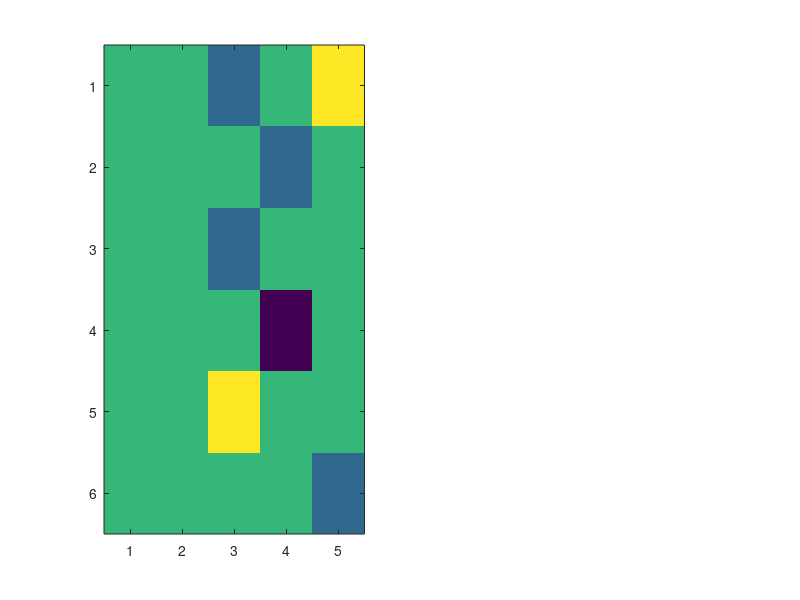

MATLAB code for this plot: (Note: this script raises an error after producing the figure.)
%% F0AM ODE 组装与求解 — 逐步可视化教程
% 本脚本用 5 个物种、6 个反应的微型机理，展示 F0AM 核心的
% ODE 组装 → 稀疏矩阵 → 雅可比矩阵 → ode15s 求解 全过程。
%
% 可以在 MATLAB 中用"实时编辑器 (Live Editor)"打开本文件:
%   编辑器选项卡 → 另存为 → 保存类型: Live Code Files (.mlx)
% 或者直接在当前编辑器中使用"运行节"功能逐段执行。

clear; close all; clc;
fprintf('===== F0AM ODE 求解器可视化教程 =====\n\n')

%% 步骤 1：定义微型化学机理

% 物种列表 (nSp = 5)
Cnames = {'ONE'    % 占位物种，浓度恒为 1 (用于一级反应)
           'RO2'   % 有机过氧自由基总量 (占位)
           'A'     % 反应物 (类似 VOC)
           'B'     % 自由基 (类似 OH)
           'C'};   % 稳定产物

nSp = length(Cnames);
fprintf('物种 (%d 个):\n', nSp);
for i = 1:nSp
    fprintf('  %2d: %s\n', i, Cnames{i});
end

% 反应列表 (nRx = 6)
Rnames = {'A + B  → C + B'   % ① 催化氧化: A 被 B 氧化为 C，B 再生
           'B      → (loss)'  % ② 自由基终止
           'A      → (loss)'  % ③ A 光解损失
           'B + B  → (loss)'  % ④ B 自反应
           '→ A'              % ⑤ A 的排放 (零级)
           'C      → (loss)'};% ⑥ C 沉降损失

nRx = length(Rnames);
fprintf('\n反应 (%d 个):\n', nRx);
for i = 1:nRx
    fprintf('  %2d: %s\n', i, Rnames{i});
end

% 速率常数 (1/s 或 1/(molec·cm³·s) 取决于反应级数)
% 这里简化，直接给数值
k_values = [1e-3   % k₁: A + B → C + B
            0.01   % k₂: B → loss
            1e-4   % k₃: A → loss
            0.1    % k₄: B + B → loss
            0.5    % k₅: → A  (排放速率)
            1e-4]; % k₆: C → loss

fprintf('\n速率常数:\n');
for i = 1:nRx
    fprintf('  k%d = %.4g\n', i, k_values(i));
end

%% 步骤 2：构建核心数据结构 — iG 和稀疏矩阵 f

% 这是 F0AM 最关键的一步：将化学反应翻译成数值矩阵。
%
% iG (nRx × 3): 每个反应的 1~3 个反应物在 Cnames 中的索引
%   G(irxn) = conc(iG(irxn,1)) × conc(iG(irxn,2)) × conc(iG(irxn,3))
%   对于一级反应，用 ONE 填充多余的索引 (conc(ONE)=1)
%
% f (nRx × nSp): 稀疏化学计量系数矩阵
%   f(irxn, isp) = 反应 irxn 中物种 isp 的净化学计量系数
%   (负 = 消耗，正 = 生成)

% ---- 构建 iG ----
% 思路：每种反应需要 1~3 个反应物的乘积
% ONE 的索引 = 1，浓度恒为 1

iONE = 1;  % ONE 总是列表第一个物种

iG = zeros(nRx, 3);

% 反应 1: A + B → C + B   (二级反应: [A][B])
iG(1,:) = [3, 4, iONE];   % = [A, B, ONE] → G = [A]·[B]·1

% 反应 2: B → loss        (一级反应: [B])
iG(2,:) = [4, iONE, iONE]; % = [B, ONE, ONE] → G = [B]·1·1

% 反应 3: A → loss        (一级反应: [A])
iG(3,:) = [3, iONE, iONE]; % = [A, ONE, ONE]

% 反应 4: B + B → loss    (二级反应: [B]²)
iG(4,:) = [4, 4, iONE];    % = [B, B, ONE] → G = [B]·[B]·1

% 反应 5: → A             (零级反应: 1)
iG(5,:) = [iONE, iONE, iONE]; % G = 1·1·1 = 1

% 反应 6: C → loss        (一级反应: [C])
iG(6,:) = [5, iONE, iONE]; % = [C, ONE, ONE]

fprintf('\niG 矩阵 (nRx × 3): 每个反应的 1~3 个反应物索引\n');
fprintf('  %-20s | %-8s %-8s %-8s\n', '反应', 'idx₁', 'idx₂', 'idx₃');
for i = 1:nRx
    fprintf('  %-20s | %-8d %-8d %-8d\n', Rnames{i}, iG(i,1), iG(i,2), iG(i,3));
end

% ---- 构建稀疏矩阵 f ----
% 用 full 矩阵先演示，再转为 sparse

f_full = zeros(nRx, nSp);

% 反应 1: A + B → C + B  (A:-1, C:+1, B: net 0)
f_full(1, 3) = -1;  % A consumed
f_full(1, 5) = +1;  % C produced
% B: net 0 (consumed 1, produced 1)

% 反应 2: B → loss
f_full(2, 4) = -1;

% 反应 3: A → loss
f_full(3, 3) = -1;

% 反应 4: B + B → loss
f_full(4, 4) = -2;  % 2 B consumed

% 反应 5: → A
f_full(5, 3) = +1;  % A produced

% 反应 6: C → loss
f_full(6, 5) = -1;

% 转换为稀疏矩阵 (F0AM 实际使用的格式)
f_sparse = sparse(f_full);

fprintf('\n\n化学计量矩阵 f (nRx × nSp):\n');
fprintf('  行=反应, 列=物种 | ONE  RO2   A    B    C\n');
fprintf('%s\n', repmat('-', 1, 44));
for i = 1:nRx
    fprintf('  %-20s |', Rnames{i});
    for j = 1:nSp
        if f_full(i,j) ~= 0
            fprintf(' %+3d ', f_full(i,j));
        else
            fprintf('  .  ');
        end
    end
    fprintf('\n');
end

% ---- 可视化 f 矩阵 ----
figure('Position', [100, 100, 700, 400]);

subplot(1,2,1);
imagesc(f_full);
colormap(redbluecm);
colorbar;
title('f 矩阵 (full)');
xlabel('物种索引'); ylabel('反应索引');
set(gca, 'XTick', 1:nSp, 'XTickLabel', Cnames, ...
    'YTick', 1:nRx, 'YTickLabel', Rnames, 'YTickLabelRotation', 0);
xtickangle(45);

subplot(1,2,2);
spy(f_sparse, 'b', 15);
title('f 矩阵 (sparse 可视化)');
xlabel('物种列'); ylabel('反应行');
set(gca, 'XTick', 1:nSp, 'XTickLabel', Cnames, ...
    'YTick', 1:nRx, 'YTickLabel', Rnames);
xtickangle(45);
sgtitle('化学计量系数矩阵', 'FontSize', 14);

%% 步骤 3：dydt 求导 — 核心计算

% 给定当前浓度向量 conc (molec/cm³)，计算 dydt
% 这是 ODE 求解器每步都调用的核心函数
%
% 三个步骤:
%   ① G  = conc(iG₁) · conc(iG₂) · conc(iG₃)  (每个反应的"浓度积")
%   ② rates = k · G                             (每个反应的反应速率)
%   ③ dydt = rates · f                          (所有反应对每个物种的净变化之和)
%
% ★ f 是 sparse → 矩阵乘法极快，即使 20000 反应 × 7000 物种

fprintf('\n\n===== dydt 求导计算演示 =====\n');

% 假设当前时刻的浓度 (ppb)
conc_ppb = [1;      % ONE: 恒为 1
            0;      % RO2: 暂为 0
            100;    % A: 100 ppb
            0.05;   % B: 0.05 ppb
            0];     % C: 0 ppb

fprintf('\n当前浓度 (ppb):\n');
for i = 1:nSp
    fprintf('  %-6s = %.4g ppb\n', Cnames{i}, conc_ppb(i));
end

% F0AM 内部使用 molec/cm³，但这里为了简单直接使用 ppb 展示计算过程
% 因为 G 的乘积性质在两种单位下原理相同

% 步骤 ①: 计算 G (每个反应的浓度积)
G = zeros(nRx, 1);
for i = 1:nRx
    G(i) = conc_ppb(iG(i,1)) * conc_ppb(iG(i,2)) * conc_ppb(iG(i,3));
end

fprintf('\n步骤①: G(irxn) = conc(iG₁) × conc(iG₂) × conc(iG₃)\n');
for i = 1:nRx
    fprintf('  G%d (%s) = %s × %s × %s = %.4g\n', ...
        i, Rnames{i}, ...
        Cnames{iG(i,1)}, Cnames{iG(i,2)}, Cnames{iG(i,3)}, G(i));
end

% 步骤 ②: 计算反应速率
rates = k_values(:) .* G;

fprintf('\n步骤②: rates = k × G\n');
for i = 1:nRx
    fprintf('  rate%d (%s) = %.4g × %.4g = %.4g\n', ...
        i, Rnames{i}, k_values(i), G(i), rates(i));
end

% 步骤 ③: dydt = rates · f  (矩阵乘法)
dydt = rates' * f_full;  % 1 × nSp

fprintf('\n步骤③: dydt = rates · f   (关键一步!)\n');
fprintf('  对每个物种: dydt(isp) = Σ(rate(irxn) × f(irxn, isp))\n\n');
for j = 1:nSp
    contrib = '';
    total = 0;
    for i = 1:nRx
        if f_full(i,j) ~= 0
            val = rates(i) * f_full(i,j);
            total = total + val;
            if val > 0
                contrib = [contrib sprintf(' + %.4g × (%+d)', rates(i), f_full(i,j))];
            else
                contrib = [contrib sprintf(' - %.4g × (%+d)', abs(rates(i)), f_full(i,j))];
            end
        end
    end
    fprintf('  d[%s]/dt = %s = %.4g ppb/s\n', Cnames{j}, contrib, total);
end

%% 步骤 4：可视化 Jacobian 矩阵

% F0AM 提供解析 Jacobian → 求解速度快 10~100 倍
%
% 对于反应 k·A·B:
%   ∂(k·A·B)/∂A = k·B
%   ∂(k·A·B)/∂B = k·A
%
% 矩阵形式: J = f' · (∂rates/∂conc)
%   其中 ∂rates/∂conc 是稀疏的 nRx × nSp 矩阵
%
% 最终 J 是 nSp × nSp 的方阵

fprintf('\n\n===== Jacobian 矩阵 (解析) =====\n');

% 计算 ∂rates/∂conc (每个反应对每个物种的偏导)
DrDy = zeros(nRx, nSp);

for i = 1:nRx
    % 对第 1 个反应物求偏导:  ∂(k·c₁·c₂·c₃)/∂c₁ = k·c₂·c₃
    DrDy(i, iG(i,1)) = k_values(i) * conc_ppb(iG(i,2)) * conc_ppb(iG(i,3));
    
    % 对第 2 个反应物求偏导:  ∂(k·c₁·c₂·c₃)/∂c₂ = k·c₁·c₃
    DrDy(i, iG(i,2)) = DrDy(i, iG(i,2)) + k_values(i) * conc_ppb(iG(i,1)) * conc_ppb(iG(i,3));
    
    % 对第 3 个反应物求偏导:  ∂(k·c₁·c₂·c₃)/∂c₃ = k·c₁·c₂
    DrDy(i, iG(i,3)) = DrDy(i, iG(i,3)) + k_values(i) * conc_ppb(iG(i,1)) * conc_ppb(iG(i,2));
    
    % 处理自反应 (B+B): ∂(k·B²)/∂B = 2k·B
    if iG(i,1) == iG(i,2) && iG(i,1) ~= iONE
        DrDy(i, iG(i,1)) = 2 * k_values(i) * conc_ppb(iG(i,1));
    end
end

fprintf('\n∂rates/∂conc 矩阵 (nRx × nSp):\n');
fprintf('  行=反应, 列=物种 | ONE    RO2     A       B       C\n');
fprintf('%s\n', repmat('-', 1, 55));
for i = 1:nRx
    fprintf('  %-20s |', Rnames{i});
    for j = 1:nSp
        if abs(DrDy(i,j)) > 1e-10
            fprintf(' %6.3f', DrDy(i,j));
        else
            fprintf('    .  ');
        end
    end
    fprintf('\n');
end

% 最终 Jacobian: J = f' · DrDy
J_full = f_full' * DrDy;  % nSp × nSp

fprintf('\nJacobian J = f^T · DrDy (nSp × nSp):\n');
fprintf('  列=对谁的偏导, 行=哪个物种的方程\n');
fprintf('  %-6s', 'J(i,j)');
for j = 1:nSp
    fprintf(' | ∂/d%s    ', Cnames{j});
end
fprintf('\n');
fprintf('%s\n', repmat('-', 1, 6 + 13*nSp));
for i = 1:nSp
    fprintf('  d[%s]/dt', Cnames{i});
    for j = 1:nSp
        if abs(J_full(i,j)) > 1e-10
            fprintf(' | %10.4f', J_full(i,j));
        else
            fprintf(' |    .     ');
        end
    end
    fprintf('\n');
end

% ---- 可视化 Jacobian ----
figure('Position', [150, 150, 600, 500]);

imagesc(J_full);
colorbar;
colormap(redbluecm);
title(sprintf('Jacobean 矩阵 J (nSp×nSp)\n当前 [B]=%.3f ppb', conc_ppb(4)));
xlabel('偏导对象 (∂/∂cⱼ)');
ylabel('物种方程 (d[cᵢ]/dt)');
set(gca, 'XTick', 1:nSp, 'XTickLabel', Cnames, ...
    'YTick', 1:nSp, 'YTickLabel', Cnames);
xtickangle(45);

% 标注对角线 (自反馈)
hold on;
for i = 1:nSp
    if J_full(i,i) < 0
        text(i, i, '← 负反馈(稳定)', 'HorizontalAlignment', 'right', ...
            'Color', 'w', 'FontWeight', 'bold', 'FontSize', 10);
    elseif J_full(i,i) > 0
        text(i, i, '→ 正反馈(不稳定)', 'HorizontalAlignment', 'left', ...
            'Color', 'k', 'FontWeight', 'bold', 'FontSize', 10);
    end
end

%% 步骤 5：调用 ode15s 求解 ODE 系统

% 建立 ODE 函数 (与 F0AM 的 dydt_eval 完全一致)
fprintf('\n\n===== ODE 求解 =====\n');

% 定义 ODE 方程函数
dydt_func = @(t, y) ode_system(t, y, k_values, iG, f_full, nSp);

% 初始条件 (ppb)
y0 = [1; 0; 100; 0.05; 0];  % ONE, RO2, A, B, C

% 时间范围 (1 小时 = 3600 秒)
tspan = [0, 3600];

fprintf('初始条件: [A]=%.1f ppb, [B]=%.3f ppb, [C]=%.1f ppb\n', y0(3), y0(4), y0(5));
fprintf('模拟时长: %.0f 秒 (%.1f 小时)\n', tspan(2), tspan(2)/3600);

% 设置 ODE 选项: 提供 Jacobian (加速!)
fprintf('\n设置 odeset:\n');
fprintf('  ✔ Jacobian = 解析 Jacobian 函数\n');
fprintf('  ✔ 使用 ode15s (刚性求解器)\n');

J_func = @(t, y) jacobian_system(t, y, k_values, iG, f_full, nSp);

options = odeset('Jacobian', J_func);

% 求解
fprintf('\n正在调用 ode15s 求解...\n');
tic;
[t, y] = ode15s(dydt_func, tspan, y0, options);
elapsed = toc;
fprintf('完成! 用时 %.3f 秒, %d 个时间步\n', elapsed, length(t));

% ---- 绘图: 浓度时间序列 ----
figure('Position', [200, 200, 800, 500]);

subplot(2,2,1);
plot(t, y(:,3), 'b-', 'LineWidth', 2); hold on;
plot(t, y(:,5), 'r-', 'LineWidth', 2);
plot(t, y(:,4), 'g-', 'LineWidth', 2);
xlabel('时间 (秒)'); ylabel('浓度 (ppb)');
legend('A (反应物)', 'C (产物)', 'B (自由基)', 'Location', 'best');
title('浓度随时间变化');
grid on; box on;

subplot(2,2,2);
semilogy(t, y(:,4), 'g-', 'LineWidth', 2);
xlabel('时间 (秒)'); ylabel('[B] (ppb, 对数)');
title('B (自由基) 浓度 — 对数尺度');
grid on; box on;

% 反应速率随时间变化
subplot(2,2,3);
G_all = zeros(length(t), nRx);
for j = 1:nRx
    G_all(:,j) = y(:, iG(j,1)) .* y(:, iG(j,2)) .* y(:, iG(j,3));
end
rates_all = k_values(:)' .* G_all;
plot(t, rates_all, 'LineWidth', 2);
xlabel('时间 (秒)'); ylabel('反应速率 (ppb/s)');
legend(Rnames, 'Location', 'best', 'FontSize', 8);
title('各反应速率变化');
grid on; box on;

% 浓度和 (质量守恒检查)
subplot(2,2,4);
conc_sum = sum(y(:,3:5), 2);
plot(t, conc_sum, 'k-', 'LineWidth', 2);
xlabel('时间 (秒)'); ylabel('A+B+C 总和 (ppb)');
title('质量守恒检查 (A+B+C)');
grid on; box on;
ylim([min(conc_sum)*0.95, max(conc_sum)*1.05]);

sgtitle('ode15s 求解结果 — 微型化学机理', 'FontSize', 14);

%% 步骤 6：Jacobian 随时间演化 — 热力图动画

fprintf('\n\n===== Jacobian 热力图动画 =====\n');

% 选取几个时间点展示 Jacobian 如何随浓度变化
n_frames = 6;
idx_frames = round(linspace(1, length(t), n_frames));
time_points = t(idx_frames);

figure('Position', [250, 250, 900, 600]);

for k = 1:n_frames
    yy = y(idx_frames(k), :)';
    J_now = f_full' * drdy_at_conc(yy, k_values, iG, nSp);
    
    subplot(2, 3, k);
    imagesc(J_now, [-max(abs(J_now(:)))*0.8, max(abs(J_now(:)))*0.8]);
    colormap(redbluecm);
    colorbar;
    title(sprintf('t = %.0f s\n[B] = %.4f ppb', t(idx_frames(k)), yy(4)));
    xlabel('∂/∂cⱼ'); ylabel('dcᵢ/dt');
    set(gca, 'XTick', 1:nSp, 'XTickLabel', Cnames, ...
        'YTick', 1:nSp, 'YTickLabel', Cnames);
    xtickangle(45);
end
sgtitle('Jacobian 矩阵随时间的演化', 'FontSize', 14);

%% 步骤 7：完整 F0AM 风格求解 (含 RO2)

% 在 F0AM 中，RO2 = 所有有机过氧自由基之和
% 这里模拟 RO2 由 A 氧化产生
%
% 真正 F0AM: RO2 在每步 dydt 中更新:
%   conc(:,2) = sum(conc(:, iRO2_list), 2);
%
% 这里我们展示完整流程: A+B → B+C 生成的 C 的一部分是 RO2
% 简化: 设 RO2 = C × 0.3 (30% 产物是自由基)

fprintf('\n\n===== 完整 F0AM 流程模拟 =====\n');

% 重新定义 ODE 函数: 包含 RO2 更新
dydt_f0am = @(t, y) ode_system_f0am(t, y, k_values, iG, f_full, nSp, 3);

% 初始条件 (包含 RO2)
y0_f0am = [1; 0.01; 100; 0.05; 0];  % RO2 初始 0.01 ppb

% 求解
options2 = odeset('Jacobian', @(t,y) jacobian_system_f0am(t,y,k_values,iG,f_full,nSp,3));
[t2, y2] = ode15s(dydt_f0am, [0, 3600], y0_f0am, options2);

% 绘图: 对比有无 RO2 的差异
figure('Position', [300, 300, 900, 400]);

subplot(1,3,1);
plot(t2, y2(:,3), 'b-', 'LineWidth', 2); hold on;
plot(t2, y2(:,5), 'r-', 'LineWidth', 2);
plot(t2, y2(:,2), 'm-', 'LineWidth', 2);
plot(t2, y2(:,4), 'g-', 'LineWidth', 2);
xlabel('时间 (秒)'); ylabel('浓度 (ppb)');
legend('A', 'C', 'RO2', 'B', 'Location', 'best');
title('含 RO₂ 的完整模拟');
grid on; box on;

subplot(1,3,2);
% dydt 各组分可视化 (在 t=100s 时)
[~, idx_t] = min(abs(t2-100));
y_sample = y2(idx_t,:)';
dydt_sample = dydt_f0am(t2(idx_t), y_sample);
bar(dydt_sample);
set(gca, 'XTick', 1:nSp, 'XTickLabel', Cnames);
title(sprintf('dydt @ t=100s (ppb/s)'));
ylabel('dC/dt (ppb/s)');
grid on; box on;

subplot(1,3,3);
spy(f_full' * drdy_at_conc(y_sample, k_values, iG, nSp), 'b', 12);
title(sprintf('Jacobian 稀疏模式 @ t=100s'));
xlabel('物种'); ylabel('物种');

sgtitle('F0AM 风格完整求解', 'FontSize', 14);

%% 总结

fprintf('\n\n===== 总结 =====\n');
fprintf('F0AM ODE 求解的核心步骤:\n\n');
fprintf('  ① 化学机制 → 稀疏矩阵 f (nRx × nSp)\n');
fprintf('  ② iG 记录每个反应的 1~3 个反应物索引\n');
fprintf('  ③ 每步 ODE 求导:\n');
fprintf('       G = conc(iG₁) .* conc(iG₂) .* conc(iG₃)\n');
fprintf('       rates = k .* G\n');
fprintf('       dydt = rates * f    ← 一行代码!\n');
fprintf('  ④ 解析 Jacobian: J = f^T · DrDy\n');
fprintf('  ⑤ ode15s 利用 J 高速求解\n');
fprintf('  ⑥ 后处理: ppb 转换 + 速率分析\n');
fprintf('\n关键: 稀疏矩阵让 20000 反应 × 7000 物种\n');
fprintf('      的矩阵乘法在毫秒级完成!\n');

%% ========== 辅助函数 ==========

function dydt = ode_system(~, y, k, iG, f, nSp)
    % ODE 导数函数 (与 F0AM dydt_eval 原理一致)
    y = y(:);
    
    % 计算反应物浓度积
    G = y(iG(:,1)) .* y(iG(:,2)) .* y(iG(:,3));
    
    % 反应速率
    rates = k(:) .* G;
    
    % 核心: dydt = rates · f
    dydt = rates' * f;
    dydt = dydt(:);
    
    % ONE 不动, RO2 暂为 0
    dydt(1) = 0;
    dydt(2) = 0;
end

function J = jacobian_system(~, y, k, iG, f, nSp)
    % 解析 Jacobian (与 F0AM Jac_eval 原理一致)
    y = y(:);
    
    % 计算 ∂rates/∂conc
    DrDy = drdy_at_conc(y, k, iG, nSp);
    
    % J = f^T · DrDy
    J = f' * DrDy;
    
    % ONE 和 RO2 的行置零
    J(1,:) = 0;
    J(2,:) = 0;
end

function dydt = ode_system_f0am(~, y, k, iG, f, nSp, iRO2_species)
    % 含 RO2 更新的 ODE 导数函数
    y = y(:);
    
    % 更新 RO2 = 指定物种的浓度
    y(2) = y(iRO2_species) * 0.3;  % 30% 产物作为 RO2
    
    % 计算反应物浓度积
    G = y(iG(:,1)) .* y(iG(:,2)) .* y(iG(:,3));
    
    % 反应速率
    rates = k(:) .* G;
    
    % 核心: dydt = rates · f
    dydt = rates' * f;
    dydt = dydt(:);
    
    dydt(1) = 0;  % ONE 不动
end

function J = jacobian_system_f0am(~, y, k, iG, f, nSp, iRO2_species)
    % 含 RO2 更新的 Jacobian
    y = y(:);
    y(2) = y(iRO2_species) * 0.3;
    
    DrDy = drdy_at_conc(y, k, iG, nSp);
    J = f' * DrDy;
    J(1,:) = 0;
    J(2,:) = 0;
end

function DrDy = drdy_at_conc(y, k, iG, nSp)
    % 计算 ∂rates/∂conc 在当前浓度 y 下的值
    nRx = length(k);
    DrDy = zeros(nRx, nSp);
    
    for i = 1:nRx
        % 对每个反应物的偏导
        DrDy(i, iG(i,1)) = k(i) * y(iG(i,2)) * y(iG(i,3));
        DrDy(i, iG(i,2)) = DrDy(i, iG(i,2)) + k(i) * y(iG(i,1)) * y(iG(i,3));
        DrDy(i, iG(i,3)) = DrDy(i, iG(i,3)) + k(i) * y(iG(i,1)) * y(iG(i,2));
        
        % 自反应修正
        if (iG(i,1) == iG(i,2) && iG(i,1) ~= 1)
            DrDy(i, iG(i,1)) = 2 * k(i) * y(iG(i,1));
        end
        if (iG(i,1) == iG(i,3) && iG(i,1) ~= 1)
            DrDy(i, iG(i,1)) = 2 * k(i) * y(iG(i,1));
        end
        if (iG(i,3) == iG(i,2) && iG(i,3) ~= 1)
            DrDy(i, iG(i,3)) = 2 * k(i) * y(iG(i,3));
        end
    end
end

function cmap = redbluecm
    % 红蓝分色图 (正=红, 负=蓝, 0=白)
    n = 64;
    cmap = zeros(n, 3);
    for i = 1:n
        t = (i-1)/(n-1);
        if t < 0.5
            % 蓝到白
            cmap(i,:) = [t*2, t*2, 1];
        else
            % 白到红
            cmap(i,:) = [1, (1-t)*2, (1-t)*2];
        end
    end
end
